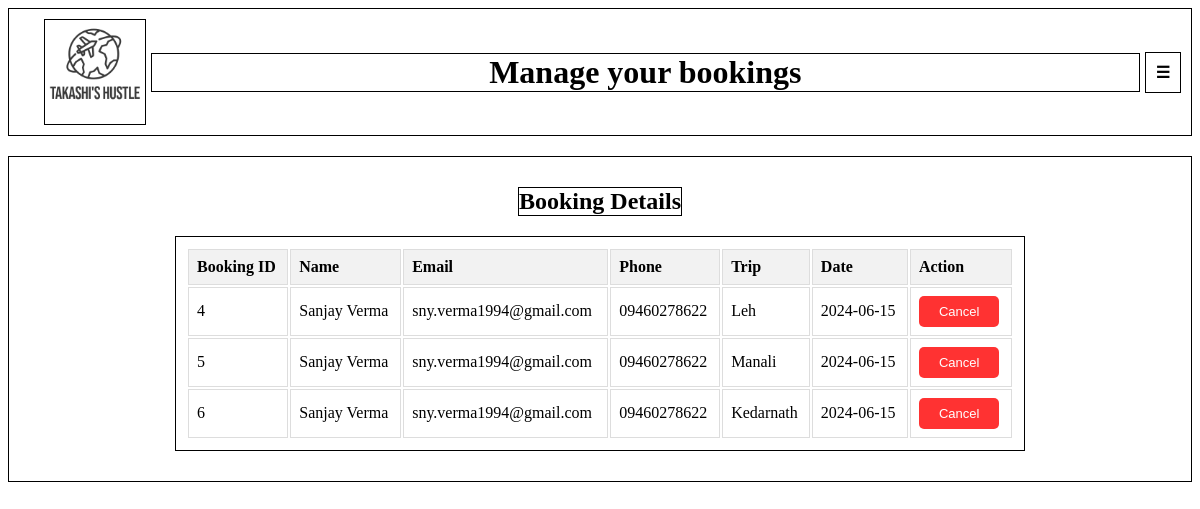
Page /manage_booking (signed in) on the committed database.
### tables this page shows
CREATE TABLE bookings (booking_id INTEGER PRIMARY KEY AUTOINCREMENT, username TEXT, name TEXT, email TEXT, phone TEXT, trip TEXT, date TEXT);

### app.py (the view)
@app.route('/manage_booking')
def manage_booking():
    if 'username' in session:
        username = session['username']
        with sqlite3.connect('database.db') as conn:
            conn.row_factory = sqlite3.Row
            cur = conn.cursor()
            cur.execute("SELECT * FROM bookings WHERE username=?", (username,))
            bookings = [dict(row) for row in cur.fetchall()]
            return render_template('manage_bookings.html', username=username, bookings=bookings)
    else:
        return redirect(url_for('login'))

### templates/manage_bookings.html (shortened to what this page needs)
<!DOCTYPE html>
<html lang="en">
<head>
    <link rel="stylesheet" href="static/manage_bookings.css">
</head>
<body>
    <div class="navbar">
        <a href="{{ url_for('welcome') }}" class="logo-link">
            <img id="logo" src="static/logo11.png" alt="Logo">
        </a>
        <h1>Manage your bookings</h1>
        <div class="dropdown">
            <button class="dropbtn" onclick="openDropdownButtonContent()">☰</button>
        </div>
    </div>
    <div class="booking-details">
        <h2>Booking Details</h2>
        <table>
            <tr>
                <th>Booking ID</th>
                <th>Name</th>
                <th>Email</th>
                <th>Phone</th>
                <th>Trip</th>
                <th>Date</th>
                <th>Action</th>
            </tr>
            {% for booking in bookings %}
                <tr>
                    <td>{{ booking.booking_id }}</td>
                    <td>{{ booking.name }}</td>
                    <td>{{ booking.email }}</td>
                    <td>{{ booking.phone }}</td>
                    <td>{{ booking.trip }}</td>
                    <td>{{ booking.date }}</td>
                    <td>
                        <button class="cancle-button" onclick="openForm('popupForm_{{ booking.booking_id }}')">Cancel</button>
                    </td>
                </tr>
            {% else %}
                <tr>
                    <td colspan="6">No bookings found.</td>
                </tr>
            {% endfor %}
        </table>
    </div>
</body>
</html>

### static/manage_bookings.css (style rules this page uses)
.navbar { display: flex; align-items: center; background-color: white; color: black; padding: 10px; margin-bottom: 20px; border: 1px solid black; }
.logo-link { display: inline-block; margin-right: 5px; margin-left: 25px; border: 1px solid black; }
#logo { width: 100px; height: 100px; transform: scale(1.8); }
.navbar h1 { text-align: center; flex-grow: 1; margin-right: 5px; border: 1px solid black; }
.dropbtn { background-color: white; color: black; padding: 10px; font-size: 16px; border: none; cursor: pointer; font-weight: bold; border: 1px solid black; }
.booking-details { display: flex; align-items: center; flex-direction: column; background-color: white; color: black; padding: 10px; margin-bottom: 20px; border: 1px solid black; }
h2 { margin-bottom: 20px; border: 1px solid black; }
table { width: 850px; align-items: center; background-color: white; color: black; padding: 10px; margin-bottom: 20px; border: 1px solid black; }
th, td { border: 1px solid #ddd; padding: 8px; text-align: left; }
th { background-color: #f2f2f2; }
.cancle-button { background-color: red; color: white; padding: 8px 20px; text-align: center; text-decoration: none; display: inline-block; font-size: 13px; cursor: pointer; border: none; border-radius: 5px; opacity: 0.8; z-index: 10; }

### rows in the picture
bookings: booking_id "4", name "Sanjay Verma", email "sny.verma1994@gmail.com", phone "09460278622", trip "Leh", date "2024-06-15"
bookings: booking_id "5", name "Sanjay Verma", email "sny.verma1994@gmail.com", phone "09460278622", trip "Manali", date "2024-06-15"
bookings: booking_id "6", name "Sanjay Verma", email "sny.verma1994@gmail.com", phone "09460278622", trip "Kedarnath", date "2024-06-15"
